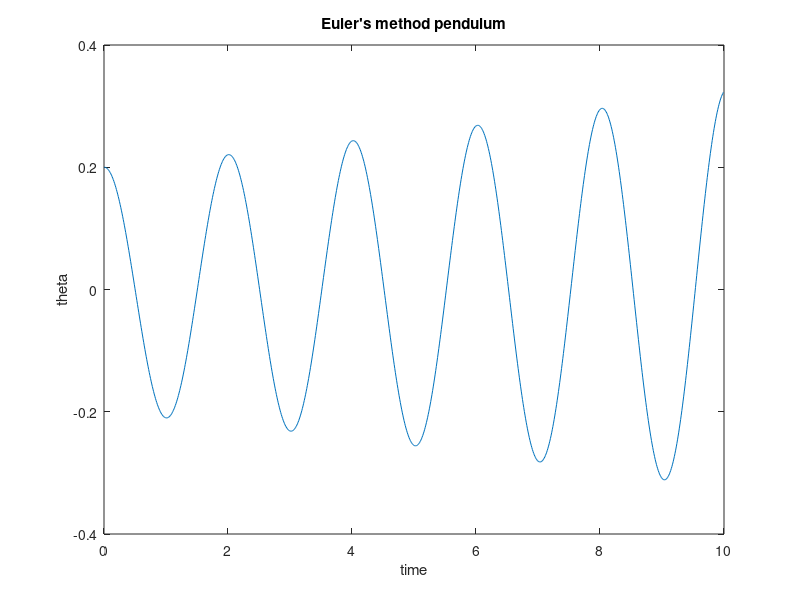
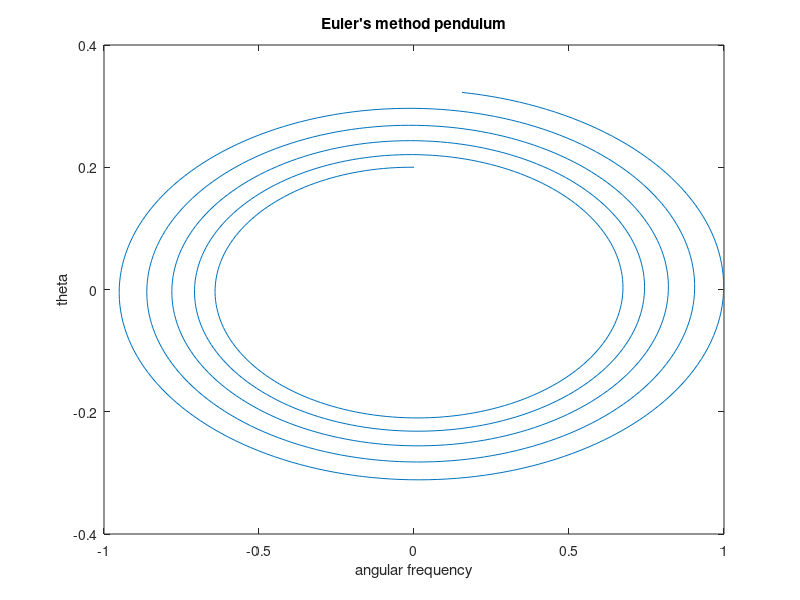

MATLAB code for these plots, in order:
%Set up variables
g = 9.8;      % Grav. acceleration, m/s^2
l = 1;        % Length of pendulum, m
theta0 = 0.2; % Initial angle, radians

n = 1000;     % Number of points (calculations) 
dt = 0.01;    % step size, s

%Initialize arrays (to be calculated)
ang_f = zeros(1,n); % angular frequency
theta = zeros(1,n); % angular position
theta(1) = theta0;  % insert initial angle
time = zeros(1,n);  % time

%%%%%%%%%%%%%%%%%%%%%%%%%%%%%%%%%%%%%%%%%%%%%%%%%%%%%%%%%%%%%%
for i=1:n-1
    ang_f(i+1)=ang_f(i)-((g/l)*theta(i)*dt);
    theta(i+1)=theta(i)+(ang_f(i)*dt);
    time(i+1)=time(i)+dt; 
end
%%%%%%%%%%%%%%%%%%%%%%%%%%%%%%%%%%%%
figure(1)
plot(time,theta)
title("Euler's method pendulum")
xlabel('time')
ylabel('theta')
%%%%%%%%%%%%%%%%%%%%%%%%%%%%%%%%%%%
figure(2)
plot(ang_f,theta)
title("Euler's method pendulum")
xlabel('angular frequency')
ylabel('theta')
